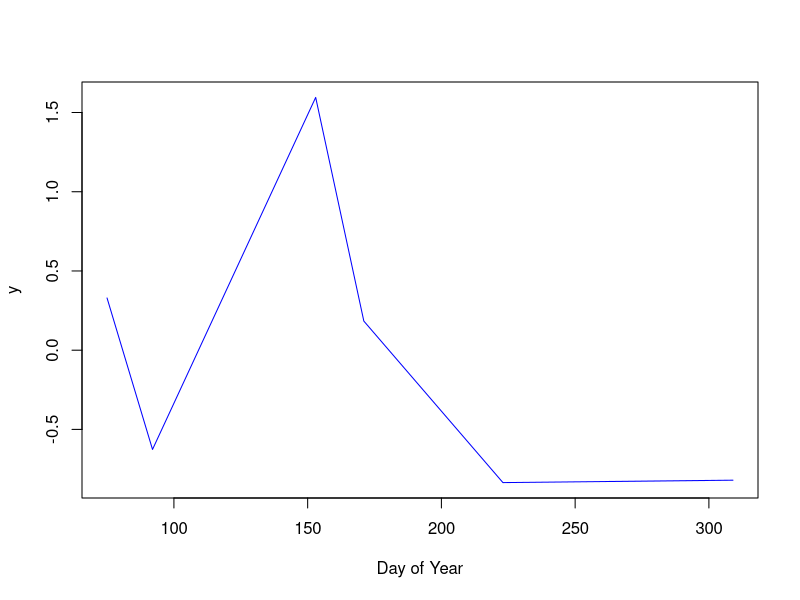

Write the R code that produced this figure. (Note: this script raises an error after producing the figure.)
install.packages("lubridate")
library("lubridate")
date1 <- c("4/2/2017", "6/19/2016", "8/10/2016", "6/2/2017", "3/16/2017", "11/5/2017")
date2 <- mdy(date1)
day(date2)
yday(date2)
year(date2)
set.seed(1)
x <- yday(date2)
y <- rnorm(6)
plot(y ~ x, type = "n", xlab = "Day of Year")
lines(x[order(x)], y[order(x)], xlim = range(x), ylim = range(y), pch = 16, col = "blue")
square <- function(x){
    y <- x*x
    return(y)
}
square(6)
square <- function(x) {
  y <- x*x
  return(y)
}
x <-1:100
square(x)
a <- 2

a <- 2

if (a == 0) {
  b <- 1
} else {
  b <- 2
}
a <- 0
b <- 0

sums <- numeric(0)

for (i in 1:10){
  if (i == 8)
    break
  sums[i] <- sum(1:i)
}
sums
sums(sums)
sum(sums)
mean(sums)
